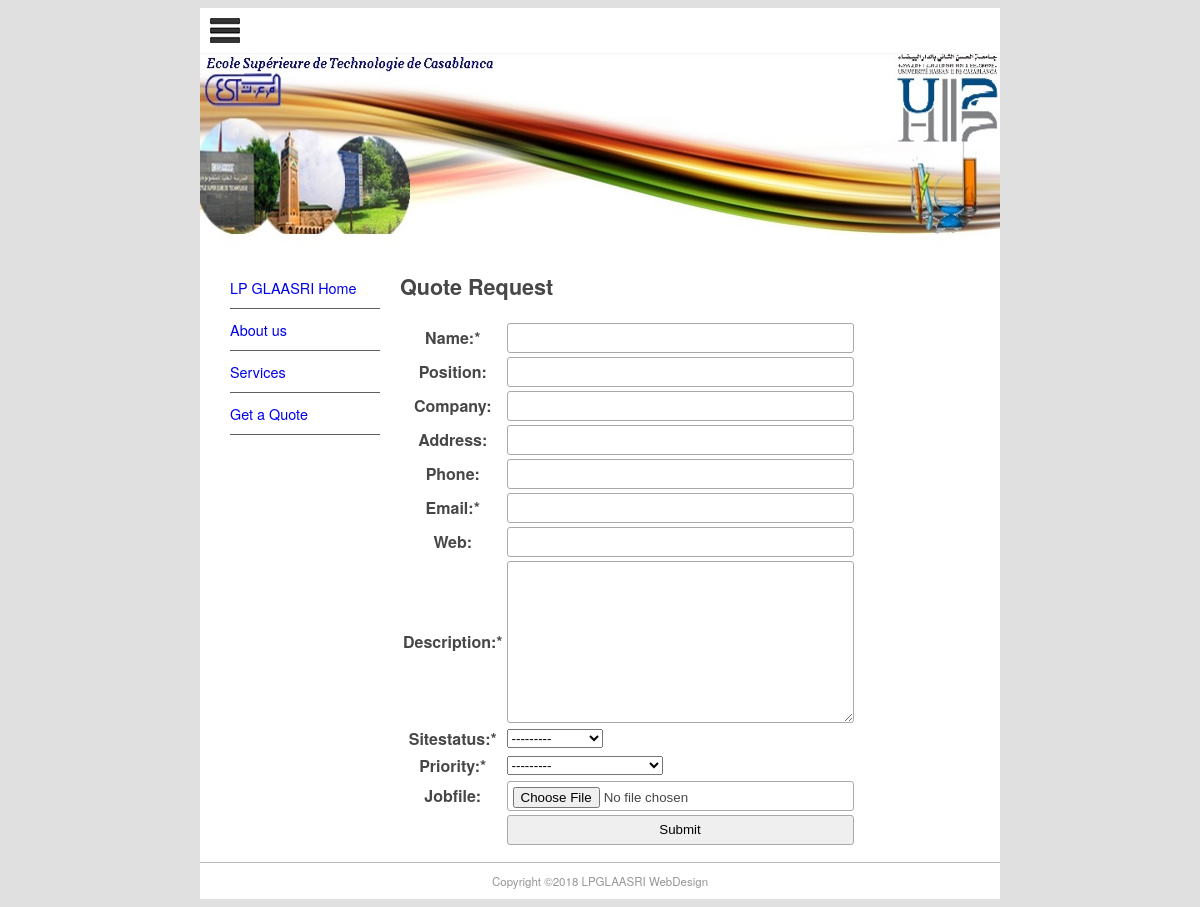
The page /quote/ on the database its author committed.
### pages/models.py (models this page shows, shortened)
class Page(models.Model):
    title = models.CharField(max_length=60)
    permalink = models.CharField(max_length=12, unique=True)
    update_date = models.DateTimeField('Last Updated')
    bodytext = models.TextField('Page Content', blank=True)

### quotes/views.py (the view)
# urls.py: path('', views.quote_req, name='quote-request'),
def quote_req(request):
    submitted = False
    if request.method == 'POST':
        form = QuoteForm(request.POST, request.FILES)
        if form.is_valid():
            form.save()
            return HttpResponseRedirect('/quote/?submitted=True')
    else:
        form = QuoteForm()
        if 'submitted' in request.GET:
            submitted = True
    return render(request, 'quotes/quote.html',
                      {'form': form, 'page_list': Page.objects.all(), 'submitted': submitted})

### quotes/forms.py
class QuoteForm(ModelForm):
    required_css_class = 'required'
    class Meta:
        model = Quote
        fields = [
            'name', 'position', 'company', 'address',
            'phone', 'email', 'web', 'description',
            'sitestatus', 'priority', 'jobfile'
        ]

### quotes/templates/quotes/quote.html (shortened to what this page needs)
{% extends "base.html" %}
{% block sidenav %}
   {% for page in page_list %}
      <li><a href="{{page.permalink}}">{{page.title}}</a></li>
   {% endfor %}
{% endblock sidenav %}
{% block content %}
<h1>Quote Request</h1>
{% if submitted %}
   <p class="success">
      Your quote was submitted successfully. Thank you.
   </p>
{% else %}
<form action="" enctype="multipart/form-data" method="post" novalidate>
    <table>
        {{form.as_table}}
        <tr><td>&nbsp;</td><td><input type="submit" value="Submit"></td></tr>
    </table>
</form>
{% endif %}
{% endblock content %}

### mysite/static/main.css (style rules this page uses)
body { background-color: #E0E0E0; font-family: Gotham, "Helvetica Neue", Helvetica, Arial, sans-serif; font-size: 0.9em; text-align: justify; color: #474747; }
#nav li { padding-top: 10px; padding-bottom: 10px; font-size: 1em; list-style-type: none; border-bottom: thin solid #5F5F5F; color: #4C4C4C; left: 0px; list-style-position: inside; margin-left: -10px; }
#nav li a { text-decoration: none; }
input, textarea { width: 100%; padding: 5px!important; -webkit-box-sizing: border-box; -moz-box-sizing: border-box; box-sizing: border-box; border-radius: 3px; border-style: solid; border-width: 1px; border-color: rgb(169,169,169) }
input { height: 30px; }
.required label:after { content: "*"; }

### rows shown on the page
Page: title "LP GLAASRI Home"
Page: title "About us"
Page: title "Services"
